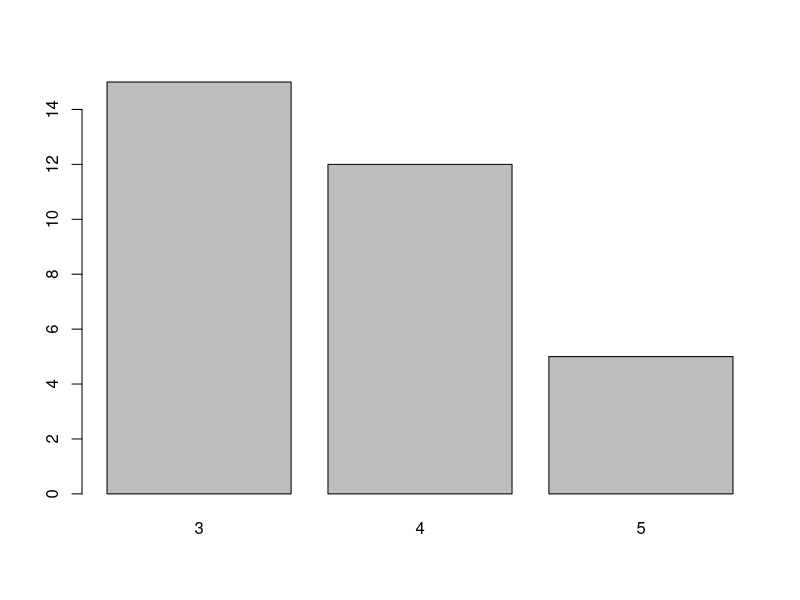
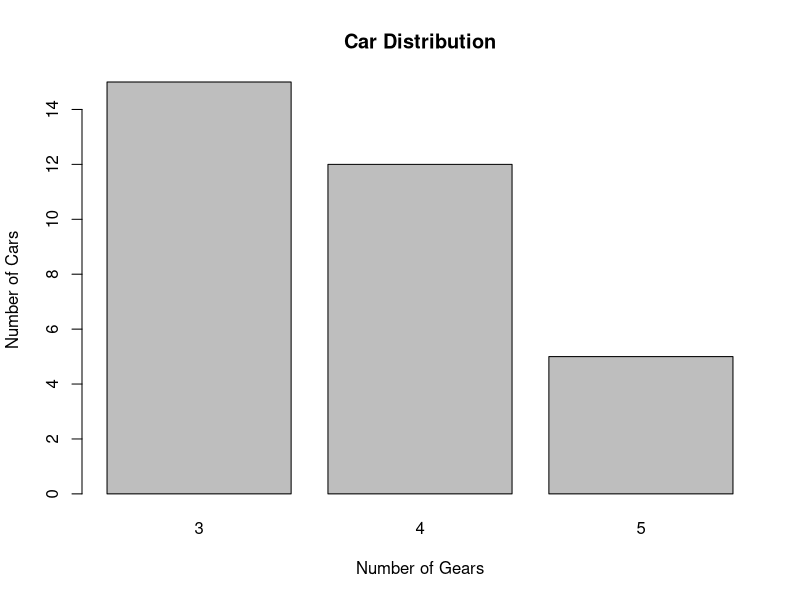
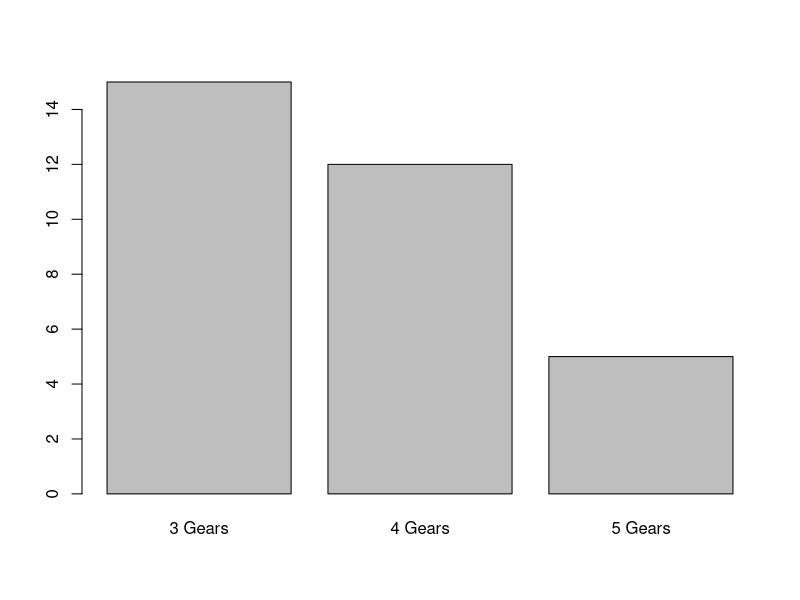
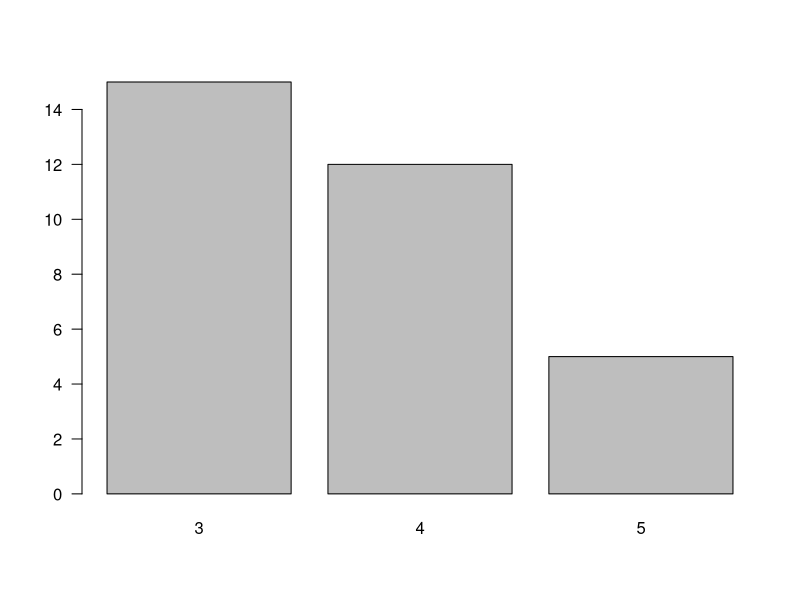
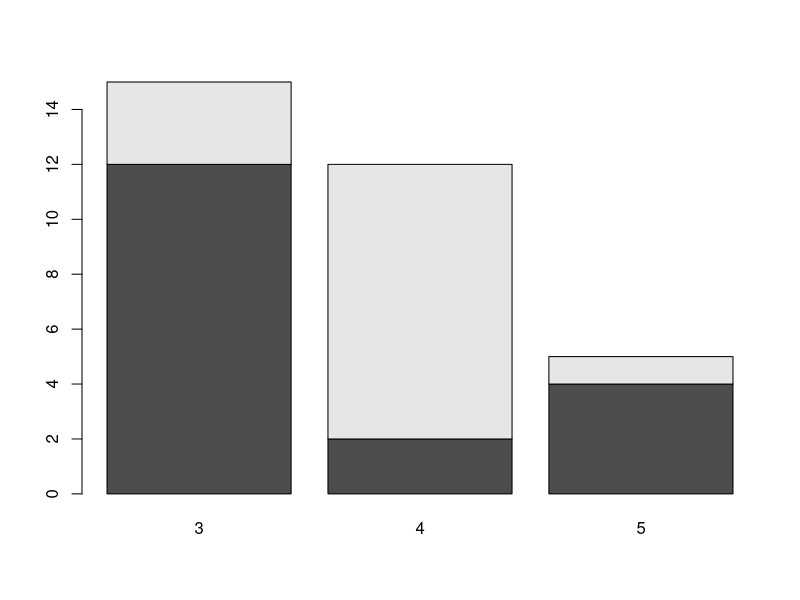
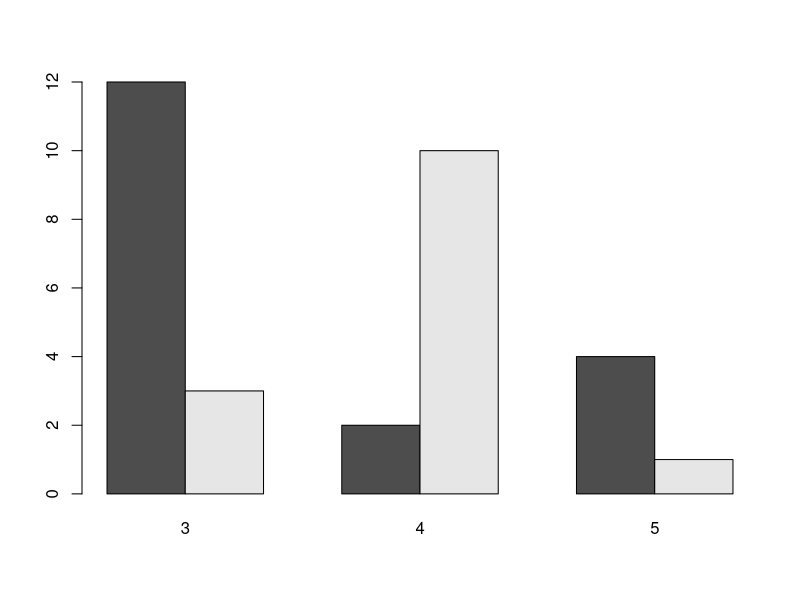
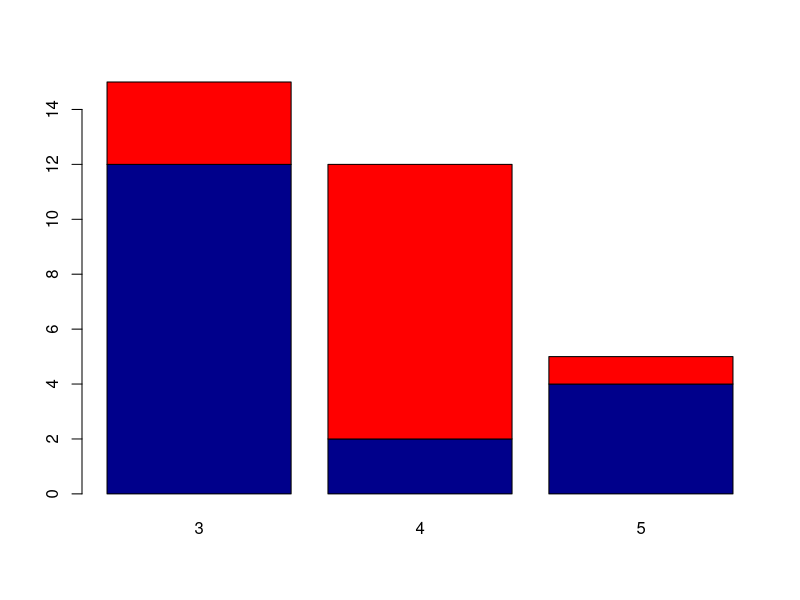
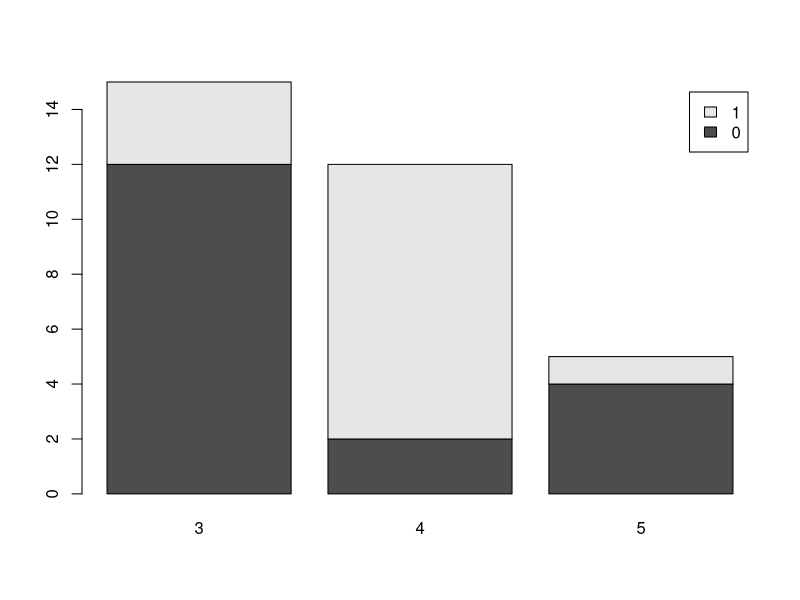

Source code (R) for these figures, in order:
# Student name: INSERT NAME HERE
# Student ID: INSERT ID HERE
# Date: 2018-11-21
# Exam for B8IT105 Programming for Big Data
# Lecturer Darren Redmond
###############################################################################





###############################################################################
#### DELETE NOTES BELOW HERE
###############################################################################

# If in doubt check https://www.statmethods.net/graphs/index.html

## BARPLOTS

# Prepare data for barplot
counts <- table(mtcars$gear)
# Simple Bar Plot
barplot(counts)
# Add Labels
barplot(counts,
        main="Car Distribution",
        xlab="Number of Gears",
        ylab='Number of Cars')
# Simple Horizontal Bar Plot with Added Labels
barplot(counts,
        names.arg=c("3 Gears", "4 Gears", "5 Gears")
)
# Rotating the text
barplot(counts,
        las=1 # options are 0 to 3
)
# We need two variables for stacked
counts <- table(mtcars$vs, mtcars$gear)
# Stacked Bar Plot
barplot(counts,
)
# Grouped Barplot
barplot(counts,
        beside=TRUE,
)
# Colors
barplot(counts,
        col=c("darkblue","red"),
)
# Legend
barplot(counts,
        legend = rownames(counts)
)

###############################################################################
# Scatter Plots

# Simple Scatterplot. Y ~ X
plot(mpg ~ wt, data=mtcars)

# Add fit lines
abline(lm(mpg~wt, data=mtcars), col="red") # regression line (y~x)
lines(lowess(mtcars$wt, mtcars$mpg), col="blue") # lowess line (x,y)

# Simple Scatterplot changing dots to triangles
plot(mpg ~ wt, data=mtcars,
     pch=2
)

# pch = 0,square
# pch = 1,circle
# pch = 2,triangle point up
# pch = 3,plus
# pch = 4,cross
# pch = 5,diamond
# pch = 6,triangle point down
# pch = 7,square cross
# pch = 8,star
# pch = 9,diamond plus
# pch = 10,circle plus
# pch = 11,triangles up and down
# pch = 12,square plus
# pch = 13,circle cross
# pch = 14,square and triangle down
# pch = 15, filled square
# pch = 16, filled circle
# pch = 17, filled triangle point-up
# pch = 18, filled diamond
# pch = 19, solid circle
# pch = 20,bullet (smaller circle)
# pch = 21, filled circle blue
# pch = 22, filled square blue
# pch = 23, filled diamond blue
# pch = 24, filled triangle point-up blue
# pch = 25, filled triangle point down blue
# Bonus Extra
# pch = "B" # Any single character can be used in quotes
# cex - 2 # This will double the size of the dot


###############################################################################
# Boxplot
boxplot(mpg~cyl,data=mtcars)

# Histogram
hist(mtcars$mpg)

# Histogram with Different Number of Bins
hist(mtcars$mpg,
     breaks=12
)

# Kernel Density Plot
d <- density(mtcars$mpg) # returns the density data 
plot(d)


